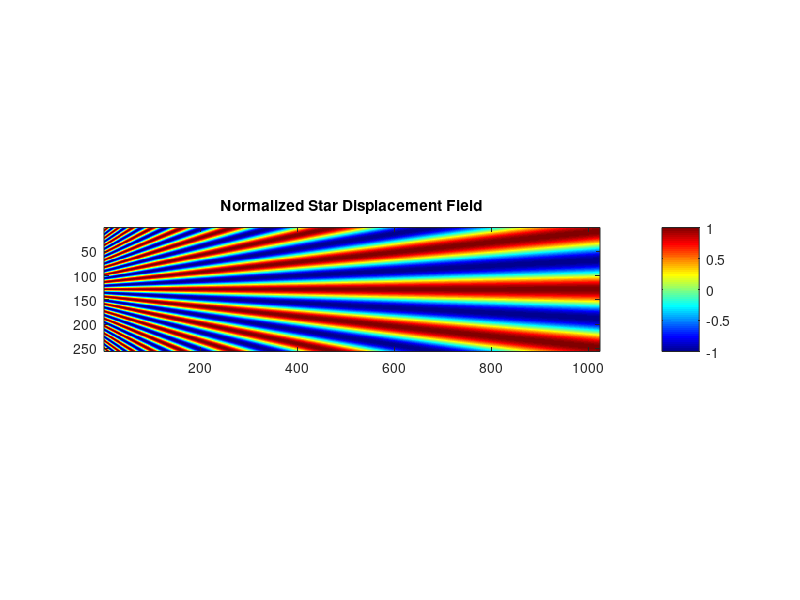
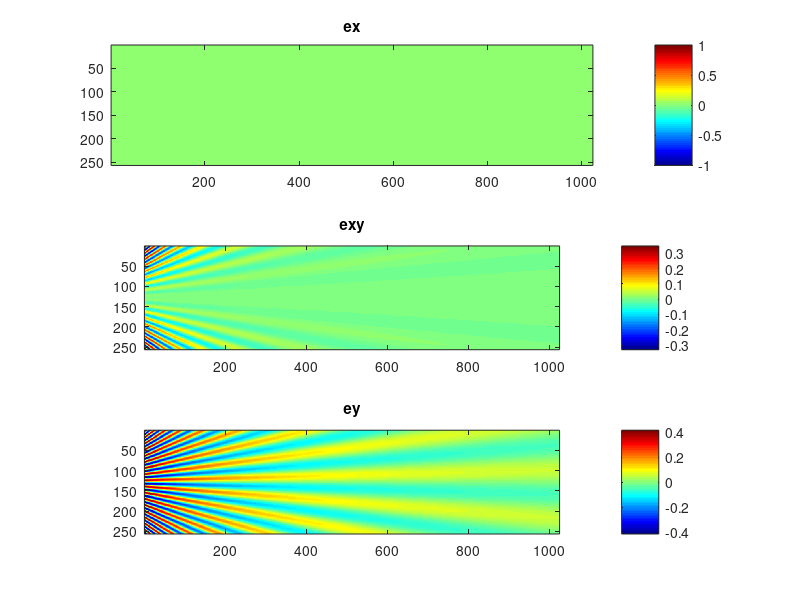

These figures' MATLAB source, in order:
% Star Displacement Field Plotting
% Clear workspace and figures
clear; close all; clc;

%% BLOCK 1
% 1. Parameter Settings
H = 256; % Image height
L = 1024; % Image length
pmax = 120; % Controls the number of stripes on the far left
pmin = 15;  % Controls the number of stripes on the far right

% 2. Create Grid
x = 1:L;
y = 1:H;
[X, Y] = meshgrid(x, y);

% 3. Calculate Wavelength Distribution
pwave = pmin + X * (pmax - pmin) / L;

% 4. Calculate v1 matrix
v1 = 0.5 * cos((Y - H/2) * 2 * pi ./ pwave);

% 5. Calculate the Minimum and Maximum Values of the Matrix
min_val = min(v1(:));
max_val = max(v1(:));

% 6. Normalize Matrix to the Range [-1, 1]
v = 2 * (v1 - min_val) / (max_val - min_val) - 1;
u = zeros(H, L);

[m,n] = size(u);
mean_value = 0; std_value = 0.0; 
white_noise_matrix_u = mean_value + std_value * randn(m, n);
white_noise_matrix_v = mean_value + std_value * randn(m, n);

u = u + white_noise_matrix_u;
v = v + white_noise_matrix_v;

%% BLOCK2
% 7. Plot Image
figure;
imshow(v, 'Colormap', jet);
title('Normalized Star Displacement Field');
colorbar; caxis('auto');
axis on;

% 8. Save the Displacement Result
save('star_displacement.mat', 'u', 'v');

% 9. Calculate partial derivatives
v_y = -pi*L*sin( (2*pi*L* (Y-H/2) ) ./ (pmin*L+ (pmax-pmin)*X ))./(pmin*L+ (pmax-pmin)*X )*2;

v_x = (pmax-pmin)/2 * sin( (2*pi*L*(Y-H/2))./(pmin*L+ (pmax-pmin)*X)).*(pmin*L+ (pmax-pmin)*X).^(-2).* (2*pi*L*(Y-H/2))*2;

figure;
subplot(311)
imshow(zeros(size(v_x)), 'Colormap', jet);
title('ex');
colorbar; caxis('auto');
axis on;

subplot(312)
imshow(v_x, 'Colormap', jet);
title('exy');
colorbar; caxis('auto');
axis on;

subplot(313)
imshow(v_y, 'Colormap', jet);
title('ey');
colorbar; caxis('auto');
axis on;
